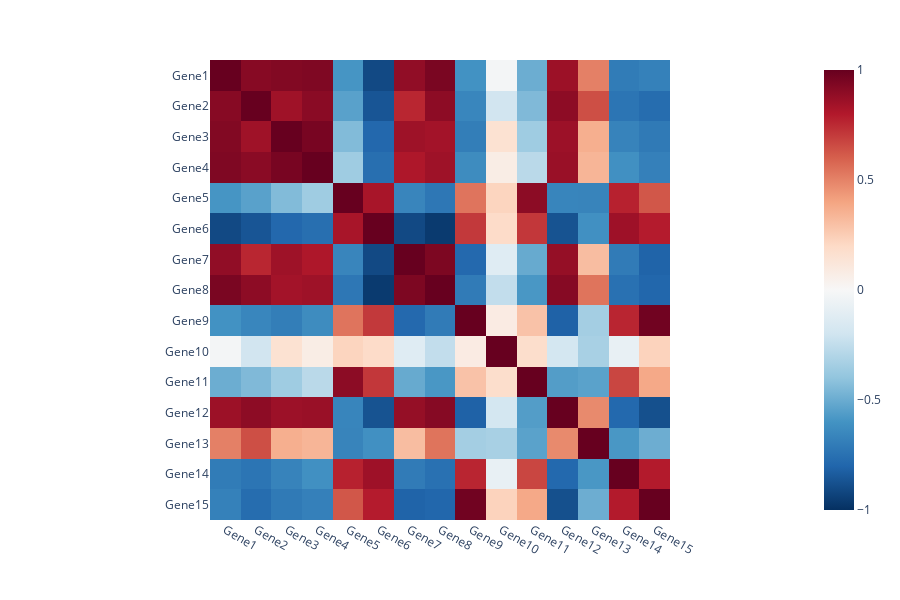

This figure's notebook cell:
### Code cell
def plot_corr_gene(df_corr, width=900, height=600, color='RdBu_r'):
    """根据输入的表达矩阵，绘制基因之间的相关性热图
    Args:
        df_corr: 表达矩阵，行为基因，列为样本
        color_scale: 颜色方案

    Returns:
        fig: 相关性热图 
    
    """
    # 预处理
    gene_ids = df_corr.iloc[:, 0]
    df_corr = df_corr.iloc[:, 1:]
    df_corr = df_corr.round(6)
    
    # 计算样本之间的相关性
    correlation_matrix = df_corr.T.corr()

    # 绘制相关性矩阵的热图
    fig = px.imshow(correlation_matrix,
                    color_continuous_scale=color,
                    zmin=-1,  # 设置颜色比例尺的最小值
                    zmax=1,  # 设置颜色比例尺的最大值
                    x=gene_ids, # 设置x轴为基因id
                    y=gene_ids) # 设置y轴为基因id

    # 设置输出图的大小
    fig.update_layout(width=width, height=height)
    


    # 方案1:将fig对象转为json
    # fig_json = pio.to_json(fig)
    # return fig_json

    # 方案2:将fig转为html格式，返回html代码
    # fig_html = plot(fig, output_type='div', include_plotlyjs=False)        
    # return fig_html

    # 方案3:将fig转为html格式，保存为html文件
    # fig.write_html("corr_gene.html")
    # return "corr_gene.html"

    return fig

# 示例调用
plot_corr_gene(df_corr,
               width=900,
               height=600,
               color='RdBu_r'
               )

### Figure 1 — Plotly figure (JSON) as saved in the notebook; plotly's stock layout.template omitted (floating-point values rounded to 4 significant figures; data arrays with more than 128 entries replaced by an {"elided": "..."} marker saying what was removed)
{"data": [{"coloraxis": "coloraxis", "hovertemplate": "x: %{x}<br>y: %{y}<br>color: %{z}<extra></extra>", "name": "0", "type": "heatmap", "x": ["Gene1", "Gene2", "Gene3", "Gene4", "Gene5", "Gene6", "Gene7", "Gene8", "Gene9", "Gene10", "Gene11", "Gene12", "Gene13", "Gene14", "Gene15"], "xaxis": "x", "y": ["Gene1", "Gene2", "Gene3", "Gene4", "Gene5", "Gene6", "Gene7", "Gene8", "Gene9", "Gene10", "Gene11", "Gene12", "Gene13", "Gene14", "Gene15"], "yaxis": "y", "z": {"elided": "15x15 float values"}}], "layout": {"coloraxis": {"cmax": 1, "cmin": -1, "colorscale": [[0, "rgb(5,48,97)"], [0.1, "rgb(33,102,172)"], [0.2, "rgb(67,147,195)"], [0.3, "rgb(146,197,222)"], [0.4, "rgb(209,229,240)"], [0.5, "rgb(247,247,247)"], [0.6, "rgb(253,219,199)"], [0.7, "rgb(244,165,130)"], [0.8, "rgb(214,96,77)"], [0.9, "rgb(178,24,43)"], [1, "rgb(103,0,31)"]]}, "height": 600, "margin": {"t": 60}, "width": 900, "xaxis": {"anchor": "y", "constrain": "domain", "domain": [0, 1], "scaleanchor": "y"}, "yaxis": {"anchor": "x", "autorange": "reversed", "constrain": "domain", "domain": [0, 1]}}}
